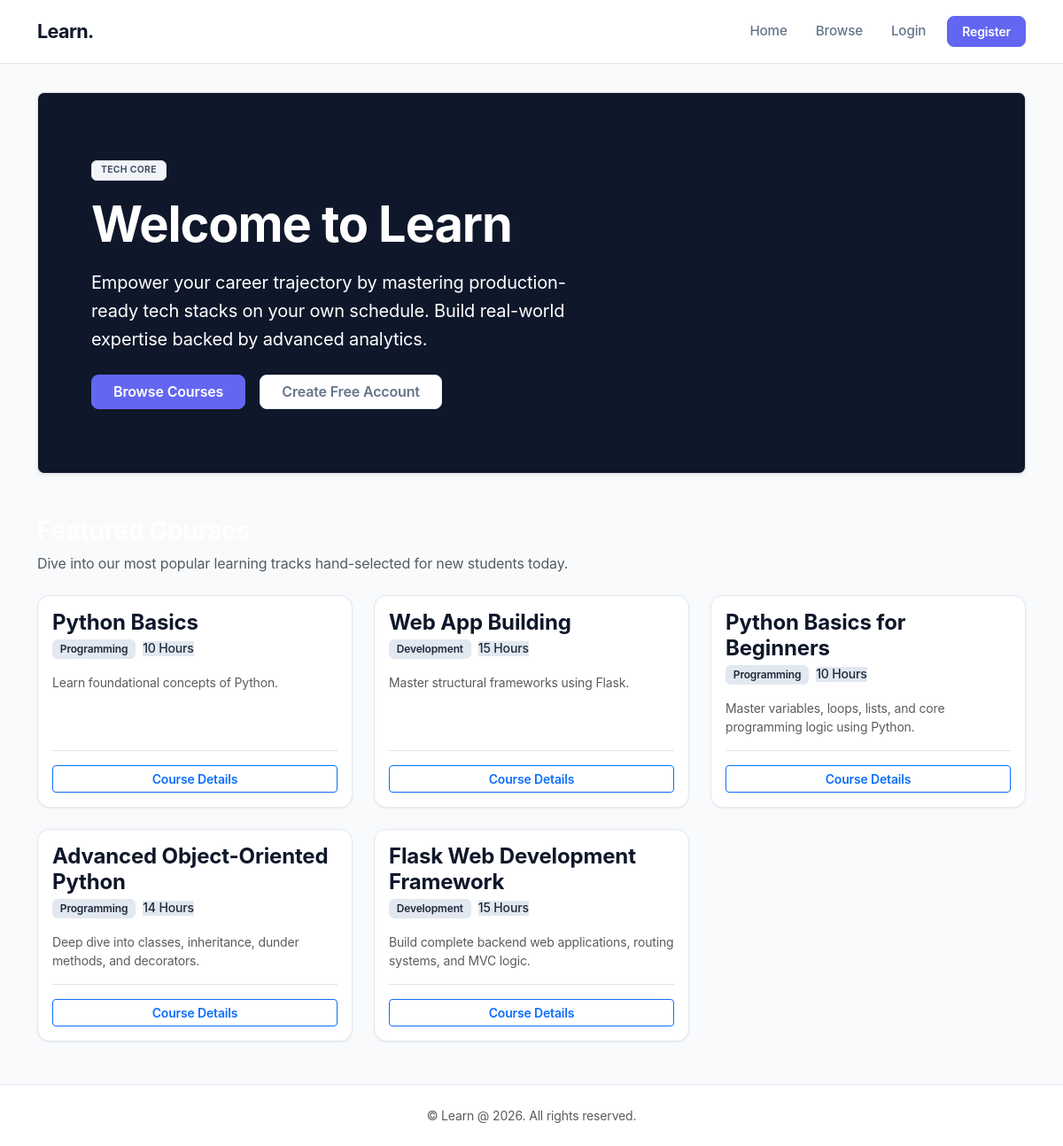
The page / on the database its author committed.
### tables this page shows
CREATE TABLE COURSES (CourseID INTEGER PRIMARY KEY AUTOINCREMENT,
                                            COURSE_NAME TEXT NOT NULL,
                                            CATEGORY TEXT NOT NULL,
                                            DURATION TEXT NOT NULL,
                                            DESCRIPTION TEXT NOT NULL);

### app.py (the view)
@app.route("/")#home page route
def home():
    featured_courses = db.get_featured_courses()
    return render_template("home.html",featured=featured_courses)

### database.py (called while the page is built)
    def get_connection(self): #creating connection as method
        con = sqlite3.connect("courses.db")
        return con

    def get_featured_courses(self):#featurred course
        con = self.get_connection()
        featured = con.execute("SELECT * FROM COURSES LIMIT 5").fetchall()
        con.close()
        return featured #return 5 course to show in home page

### templates/home.html (shortened to what this page needs)
{% extends 'base.html' %}
{% block content %}
<div class="p-5 mb-5 rounded-3 shadow-sm border position-relative overflow-hidden hero-tech-panel">
    <div class="row align-items-center py-4">
        <div class="col-12 col-lg-7 text-start ps-md-4 position-relative z-index-1">
            <span class="badge bg-dark border text-success fw-bold text-uppercase badge-track-label mb-3">Tech Core</span>
            <h1 class="display-4 fw-bold text-white tracking-tight mb-3">Welcome to Learn</h1>
            <p class="fs-5 text-muted mb-4" style="max-width: 600px; line-height: 1.6;">
                Empower your career trajectory by mastering production-ready tech stacks on your own schedule. Build real-world expertise backed by advanced analytics.
            </p>
            <div class="d-flex flex-wrap gap-3">
                <a href="{{ url_for('courses') }}" class="btn btn-primary fw-bold px-4 py-2.5">
                    Browse Courses
                </a>
                <a href="{{ url_for('register') }}" class="btn btn-outline-secondary fw-semibold px-4 py-2.5">
                    Create Free Account
                </a>
            </div>
        </div>
    </div>
</div>
<div class="mb-4">
    <h3 class="fw-bold text-white">Featured Courses</h3>
    <p class="text-muted">Dive into our most popular learning tracks hand-selected for new students today.</p>
</div>
<div class="row g-4">
    {% for course in featured %}
    <div class="col-12 col-md-6 col-lg-4">
        <div class="card course-card h-100 shadow-sm border-0">
            <div class="card-body d-flex flex-column justify-content-between">
                <div>
                    <h4 class="card-title fw-bold text-white">{{ course[1] }}</h4>
                    <h6 class="card-subtitle mb-2 text-muted">
                        <span class="badge bg-secondary me-1">{{ course[2] }}</span>
                        <span class="small">{{ course[3] }}</span>
                    </h6>
                    <p class="card-text text-muted mt-3 small" style="line-height: 1.5;">
                        {{ course[4] }}
                    </p>
                </div>
                <div class="border-top pt-3 mt-3">
                    <a href="{{ url_for('course_details', course_id=course[0]) }}" class="btn btn-outline-primary btn-sm w-100 fw-semibold">
                        Course Details
                    </a>
                </div>
            </div>
        </div>
    </div>
    {% endfor %}
</div>
{% endblock %}

### static/style.css (style rules this page uses)
:root { --bg-main: #F8FAFC; --card-bg: #FFFFFF; --text-main: #0F172A; --text-muted: #64748B; --primary-purple: #6366F1; --primary-hover: #4F46E5; --border-light: #E2E8F0; --success-green: #10B981; --success-bg: #F0FDF4; }
body { background-color: var(--bg-main) !important; color: var(--text-main) !important; font-family: -apple-system, BlinkMacSystemFont, "Segoe UI", Roboto, system-ui, sans-serif; letter-spacing: -0.01em; display: flex; flex-direction: column; min-height: 100vh; }
.card, .course-card { background: var(--card-bg) !important; border: 1px solid var(--border-light) !important; border-radius: 14px !important; box-shadow: 0 1px 3px 0 rgba(0, 0, 0, 0.05), 0 1px 2px -1px rgba(0, 0, 0, 0.05) !important; transition: all 0.25s cubic-bezier(0.4, 0, 0.2, 1) !important; }
h1, h2, h3, h4, h5, h6, label, p, .card-title { color: var(--text-main) !important; }
.badge.bg-secondary { background-color: #F1F5F9 !important; color: #475569 !important; border: 1px solid #E2E8F0 !important; font-weight: 600 !important; }
.badge-track-label { font-size: 0.65rem; padding: 5px 10px; letter-spacing: 0.03em; border-radius: 6px; background-color: #F1F5F9 !important; color: #475569 !important; }
.btn-primary { background-color: var(--primary-purple) !important; border-color: var(--primary-purple) !important; color: #FFFFFF !important; font-weight: 600 !important; border-radius: 8px !important; padding: 0.4rem 1rem; transition: all 0.15s ease !important; }
.btn-outline-secondary { border-radius: 8px !important; font-weight: 500; color: var(--text-muted) !important; border-color: var(--border-light) !important; background-color: var(--card-bg); }
.hero-tech-panel { background: #0F172A !important; }
.hero-tech-panel h1, .hero-tech-panel p, .hero-tech-panel .text-muted { color: #FFFFFF !important; }
.tracking-tight { letter-spacing: -0.02em; }
.badge.bg-secondary, .card-subtitle .badge, .card-subtitle span { background-color: #E2E8F0 !important; color: #1E293B !important; opacity: 1 !important; display: inline-block !important; visibility: visible !important; }

### rows shown on the page
COURSES: COURSE_NAME "Python Basics", CATEGORY "Programming", DURATION "10 Hours", DESCRIPTION "Learn foundational concepts of Python."
COURSES: COURSE_NAME "Web App Building", CATEGORY "Development", DURATION "15 Hours", DESCRIPTION "Master structural frameworks using Flask."
COURSES: COURSE_NAME "Python Basics for Beginners", CATEGORY "Programming", DURATION "10 Hours", DESCRIPTION "Master variables, loops, lists, and core programming logic using Python."
COURSES: COURSE_NAME "Advanced Object-Oriented Python", CATEGORY "Programming", DURATION "14 Hours", DESCRIPTION "Deep dive into classes, inheritance, dunder methods, and decorators."
COURSES: COURSE_NAME "Flask Web Development Framework", CATEGORY "Development", DURATION "15 Hours", DESCRIPTION "Build complete backend web applications, routing systems, and MVC logic."
